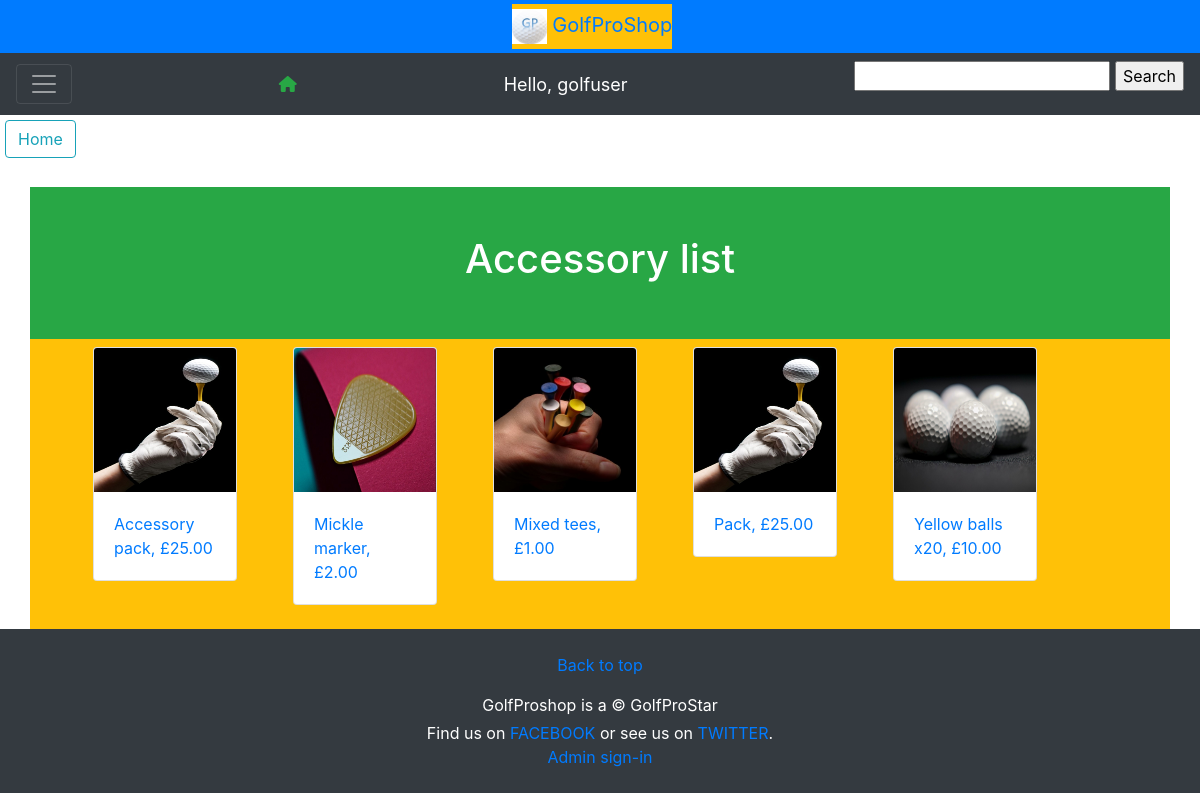
The page /ProductListAccess/ (signed in) on the database its author committed.
### golfshop/models.py (models this page shows, shortened)
class Product(models.Model):
    BRAND_CHOICES = (('WIL','Wilson'),('PK','Pike'),('FZ','Frazer'))
    GRIPDIRECTION_CHOICES = (('LH','Left hand'),('RH','Right hand'))
    CLUB_TYPE_CHOICES = [
        ('OTHER', (
            ('F','FullSet'),('H','HalfSet'),
            ('DR','Driver'),('W','Wedge'),('P','Putter'),('F','Fairway')
            )
        ),
        ('IRON', (
            ('3i','3 iron'),('4i','4 iron'),('5i','5 iron'),('6i','6 iron'),
            ('7i','7 iron'),('8i','8 iron')
            )
        ),
        ]
    GENDER_CHOICES= (('L','Ladies'),('M','Mens'),('J','Juniors'))
    SIZE_CHOICES= (('SM','Short'),('M','Medium'),('L','Large'))
    STOCKCONDITION= (('OOS','Out of stock'),('IS','In stock'))
    CATEGORY_CHOICES= (('A','Accessory'),('C','Club'),('S','SetOfClubs'))
    image= models.ImageField(upload_to='images/', blank=True)
    name= models.CharField(max_length=20, blank=True)
    brand= models.CharField(max_length=20, choices=BRAND_CHOICES, blank=True)
    category= models.CharField(max_length=20, choices=CATEGORY_CHOICES, blank=True)
    type= models.CharField(max_length=20, choices=CLUB_TYPE_CHOICES, blank=True)
    summary= models.CharField(max_length=200, blank=True)
    size= models.CharField(max_length=10, choices=SIZE_CHOICES, blank=True)
    gripDirection= models.CharField(max_length=10, choices=GRIPDIRECTION_CHOICES, blank=True)
    gender= models.CharField(max_length=10, choices=GENDER_CHOICES, blank=True)
    price= models.DecimalField(max_digits=6, decimal_places=2)
    stockCondition= models.CharField(max_length=10, choices=STOCKCONDITION, default='IS')
    quantity= models.PositiveIntegerField(default=0)

### golfshop/views.py (the view)
# urls.py: path('ProductListAccess/', golfshop.views.accessory, name="ProductListAccess"),
def accessory(request):
    try:
        queryset = Product.objects.filter(category__startswith='A').order_by("name")
    except Product.DoesNotExist:
        raise Http404("Club not found")
    return render(request, 'ProductListAccess.html', {'product':queryset,})

### golfshop/templates/ProductListAccess.html (shortened to what this page needs)
{% extends 'Base.html' %}
{% load static %}
{% block content %}
<a href="{% url 'Home' %}" class="btn btn-outline-info" style="margin:5px" role="button">Home</a>
<br>
<br>
<div class="container bg-success text-white text-center p-5" >
        <h1>Accessory list</h1>
</div>
<div class="container  bg-warning text-dark ">
    <div style="display: flex; flex-direction: row; flex-wrap: wrap">
    {% for product in product %}
        <ul>
            <div class="card" style="width: 9rem;  margin: 8px">
                <img src="{{ product.image.url }}" class="card-img-top" style="height: 9rem" alt="accessories">
                    <div class="card-body">
                        <a href="{% url 'SingleProduct' product.id %}">
                            {{product.name | capfirst}}, £{{product.price }}
                        </a>
                    </div>
            </div>
        </ul>
    {% endfor %}
    </div>
</div>
{% endblock %}

### golfshop/templates/navbar.html (shortened to what this page needs)
{% load static %}
<nav class="navbar sticky-top  navbar-dark bg-dark">
  <button class="navbar-toggler" type="button" data-toggle="collapse" data-target="#navbarNav" aria-controls="navbarNav" aria-expanded="false" aria-label="Toggle navigation">
    <span class="navbar-toggler-icon"></span>
  </button>
  <a class="fas fa-home text-success" href="{% url 'Home' %}"></a>
  <span class="greet">Hello, {{request.user}}</span>
  <form action="{% url 'SearchResults' %}" method="GET">
    <input type="text" name="name">
    <input type="submit" name="submit" value="Search">
  </form>
</nav>

### golfshop/templates/navbar.html (style rules this page uses)
.greet { font-size: 18px; color: #fff; margin-right: 20px; }

### rows shown on the page
Product: image (picture), name "Accessory pack", price "25.00"
Product: image (picture), name "Mickle marker", price "2.00"
Product: image (picture), name "Mixed tees", price "1.00"
Product: image (picture), name "Pack", price "25.00"
Product: image (picture), name "Yellow balls x20", price "10.00"

### other values the page prints
{{ request.user }} "golfuser"
